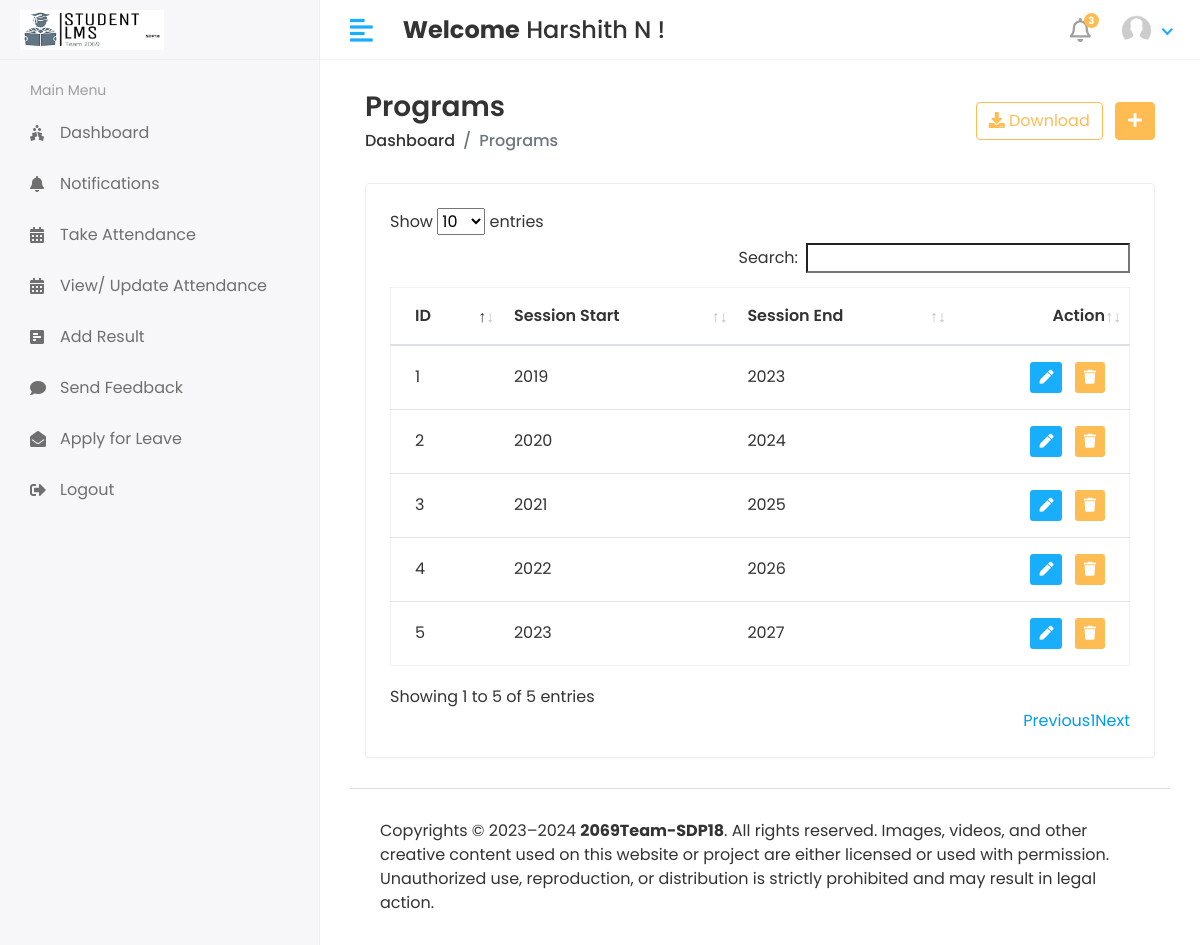
Screenshot of /HOD/Session/View (signed in) with the database file from the repository.
### app/models.py (models this page shows, shortened)
class CustomUser(AbstractUser):
    USER_CHOICES = (
        (1, 'HOD'),
        (2, 'STAFF'),
        (3, 'STUDENT'),
    )
    user_type = models.CharField(choices=USER_CHOICES, max_length=50, default=1)
    profile_pic = models.ImageField(upload_to='media/profile_pics')
    class Meta:
        db_table = 'custom_user_table'

class Session_Year(models.Model):
    session_start = models.CharField(max_length=100)
    session_end = models.CharField(max_length=100)
    class Meta:
        db_table = 'session_year_table'

### Studentlearningmanagementsystem/HOD_views.py (the view)
# urls.py: path('HOD/Session/View', HOD_views.VIEW_SESSION, name='view_session'),
@login_required(login_url='/')
def VIEW_SESSION(request):
    session = Session_Year.objects.all()
    context = {
        'session': session,
    }
    return render(request, 'Hod/view_session.html', context)

### templates/HOD/view_session.html (shortened to what this page needs)
{% extends 'base.html' %}
{% block content %}
<div class="content container-fluid">
    <div class="page-header">
       <div class="row align-items-center">
          <div class="col">
             <h3 class="page-title">Programs</h3>
             <ul class="breadcrumb">
                <li class="breadcrumb-item"><a href="{% url 'HOD_home' %}">Dashboard</a></li>
                <li class="breadcrumb-item active">Programs</li>
             </ul>
          </div>
          <div class="col-auto text-right float-right ml-auto">
             <a href="#" class="btn btn-outline-primary mr-2"><i class="fas fa-download"></i> Download</a>
             <a href="{% url 'add_program' %}" class="btn btn-primary"><i class="fas fa-plus"></i></a>
          </div>
       </div>
    </div>
    <div class="row">
       <div class="col-sm-12">
          <div class="card card-table">
             <div class="card-body">
                <div class="table-responsive">
                   <table id='table_id' class="table table-hover table-center mb-0">
                      <thead>
                         <tr>
                            <th>ID</th>
                            <th>Session Start</th>
                            <th>Session End</th>
                            <th class="text-right">Action</th>
                         </tr>
                      </thead>
                      <tbody>
                        {% for i in session %}
                         <tr>
                            <td>{{i.id}}</td>
                            <td>{{i.session_start}}</td>
                            <td>{{i.session_end}}</td>
                            <td class="text-right">
                               <div class="actions">
                                  <a href="{% url 'edit_session' i.id %}" class="btn btn-sm bg-success-light mr-2">
                                  <i class="fas fa-pen"></i>
                                  </a>
                                  <a href="{% url 'delete_session' i.id %}" class="btn btn-sm bg-danger-light">
                                  <i class="fas fa-trash"></i>
                                  </a>
                               </div>
                            </td>
                         </tr>
                         {% endfor %}
                      </tbody>
                   </table>
                </div>
             </div>
          </div>
       </div>
    </div>
 </div>
{% endblock  %}

### templates/includes/header.html (shortened to what this page needs)
{% load static %}
<div class="header">
    <div class="header-left">
       <a href="index.html" class="logo">
       <img src="{% static 'assets/img/logo3.jpg' %}" alt="Logo">
       </a>
    </div>
    <a href="javascript:void(0);" id="toggle_btn">
    <i class="fas fa-align-left"></i>
    </a>
    <div class="top-nav-search mt-3">
      <h4><strong>Welcome</strong>&nbsp;<span>{{user.first_name}} {{ user.last_name }}&nbsp;!</span></h4>
    </div>
    <ul class="nav user-menu">
       <li class="nav-item dropdown noti-dropdown">
          <a href="#" class="dropdown-toggle nav-link" data-toggle="dropdown">
          <i class="far fa-bell"></i> <span class="badge badge-pill">3</span>
          </a>
       </li>
       <li class="nav-item dropdown has-arrow">
          <a href="#" class="dropdown-toggle nav-link" data-toggle="dropdown">
            {% if user.profile_pic == "" %}
            <img class="rounded-circle" src="{% static '/assets/img/noimg.jpg' %}" width="31" alt="{{user.username}}">
            {% else %}
          <span class="user-img"><img class="rounded-circle" src="/{{ user.profile_pic }}" width="31" alt="{{user.username}}"></span>
          {% endif %}
         </a>
       </li>
    </ul>
 </div>

### static/assets/css/style.css (style rules this page uses)
html { height: 100%; }
body { background-color: #fff; color: #333; font-family: 'Poppins', sans-serif; font-size: 1rem; height: 100%; line-height: 1.5; overflow-x: hidden; }
h1, h2, h3, h4, h5, h6 { font-family: 'Poppins', sans-serif; margin-top: 0; }
a { color: #009ce7; }
input, button, a { transition: all 0.4s ease; -moz-transition: all 0.4s ease; -o-transition: all 0.4s ease; -ms-transition: all 0.4s ease; -webkit-transition: all 0.4s ease; }
ul, ol { padding: 0px; list-style: none; }
.table { color: #333; max-width: 100%; margin-bottom: 0; width: 100%; }
.table.dataTable { border-collapse: collapse !important; border: 1px solid rgba(0, 0, 0, 0.05); }
.table thead tr th { font-weight: 600; }
.table tbody tr { border-bottom: 1px solid rgba(0, 0, 0, 0.05); }
.table.table-center td, .table.table-center th { vertical-align: middle; }
.card-table .card-body .table > thead > tr > th { border-top: 0; }
.card-table .card-body .table tr td:first-child, .card-table .card-body .table tr th:first-child { padding-left: 1.5rem; }
.card-table .card-body .table tr td:last-child, .card-table .card-body .table tr th:last-child { padding-right: 1.5rem; }
.card-table .table td, .card-table .table th { border-top: 1px solid #e2e5e8; padding: 1rem 0.75rem; white-space: nowrap; }
.btn-primary { background-color: #FFBC53; border: 1px solid #FFBC53; }
.btn-outline-primary { color: #FFBC53; border-color: #FFBC53; }
.card { border: 1px solid #ececf5; box-shadow: 0 1px 3px 0 rgba(0, 0, 0, 0.03); margin-bottom: 1.875rem; }
.card-body { padding: 1.5rem; }
.bg-danger-light { background-color:#FFBC53 !important; color:#fff !important; }
.bg-success-light { background-color: #18aefa; color: #fff; }
.header { background-color: #fff; border-bottom: 1px solid #f3f3f4; left: 0; position: fixed; right: 0; top: 0; z-index: 1001; height: 60px; }
.header .header-left { float: left; height: 60px; padding: 0 20px; position: relative; width: 320px; z-index: 1; transition: all 0.2s ease-in-out; background-color: #f7f7fa; border-bottom: 1px solid #efefef; border-right: 1px solid #ececf5; display: flex; align-items: center; }
.header .header-left .logo { display: inline-block; line-height: 60px; }
.header .header-left .logo img { max-height: 40px; width: auto; }
.header .dropdown-toggle:after { display: none; }
.header .has-arrow .dropdown-toggle:after { border-top: 0; border-left: 0; border-bottom: 2px solid #18aefa; border-right: 2px solid #18aefa; content: ''; height: 8px; display: inline-block; pointer-events: none; -webkit-transform-origin: 66% 66%; -ms-transform-origin: 66% 66%; transform-origin: 66% 66%; -webkit-transform: rotate(45deg); -ms-transform: rotate(45deg); transform: rotate(45deg); -webkit-transition: all 0.15s ease-in-out; transition: all 0.15s ease-in-out; width: 8px; vertical-align: 0px; }
.user-menu { float: right; margin: 0; position: relative; z-index: 99; padding-right: 15px; }
.user-menu.nav > li > a { color: #a0a0a0; font-size: 14px; line-height: 58px; padding: 0 15px; height: 60px; }
.user-img { margin-right: 3px; position: relative; }
.top-nav-search { float: left; margin-left: 15px; }
.page-header { margin-bottom: 1.875rem; }
.page-header .breadcrumb { background-color: transparent; color: #6c757d; font-size: 1rem; font-weight: 500; margin-bottom: 0; padding: 0; }
.page-header .breadcrumb a { color: #333; }
.page-title { font-size: 28px; font-weight: 600; color: #333; margin-bottom: 5px; }
.user-menu.nav > li > a .badge { background-color: #FFBC53; display: block; font-size: 10px; font-weight: bold; height: 15px; width: 15px; position: absolute; right: 7px; top: 13px; color: #fff; padding: 3px; }
.user-menu.nav > li > a > i { font-size: 1.5rem; line-height: 60px; }
@media (min-width: 992px) { #toggle_btn { align-items: center; color: #18aefa; display: inline-flex; float: left; font-size: 26px; height: 60px; justify-content: center; margin-left: 15px; padding: 0 15px; } }

### rows the page displays
CustomUser: first_name "Harshith", last_name "N", profile_pic (picture)
Session_Year: id "1", session_start "2019", session_end "2023"
Session_Year: id "2", session_start "2020", session_end "2024"
Session_Year: id "3", session_start "2021", session_end "2025"
Session_Year: id "4", session_start "2022", session_end "2026"
Session_Year: id "5", session_start "2023", session_end "2027"
